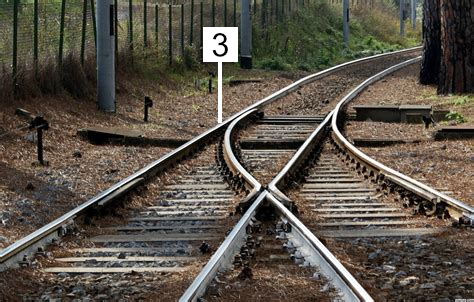
#> input picture src/boardcomputer/image_analysis/tests/images/old_ocr_test.png, 474 x 302 px
$ jupyter execute --allow-errors image_analysis_dev.ipynb   (shell and % lines are left out)   (older library calls are emulated)
#> lines starting #> are read from the running program, lines starting #| are printed output that depends on the picture; after the words box and inside, x2 and y2 are one past the last pixel; in counts of white or black regions, pixels touching at a corner belong together
# image analysis
This notebook is used to easily test the image analysis manually

## Test using the actual module:

#> (a cell that did not finish here is left out)

## Train the neural network:

[cell 2]
# imports
import cv2
import numpy as np
import matplotlib as mpl
from matplotlib import pyplot as plt

[cell 3]
# where am I?
import os
print(os.getcwd())

[cell 4]
# this makes the images a bit larger
mpl.rcParams['figure.dpi']= 200
plt.rcParams["figure.figsize"] = (10,20)

# plots directly in the notebook

# if you have a high-dpi monitor

## Tests:

**convert image to gray**

[cell 5]
image_bgr = cv2.imread('tests/images/old_ocr_test.png')
#> image_bgr is the input picture: shape (302, 474, 3); mean B, G, R 73.4, 83.9, 90.8
image_rgb = cv2.cvtColor(image_bgr, cv2.COLOR_BGR2RGB)

plt.subplot(121)
plt.imshow(image_rgb)

plt.subplot(122)
image_gray = cv2.cvtColor(image_rgb, cv2.COLOR_RGB2GRAY)
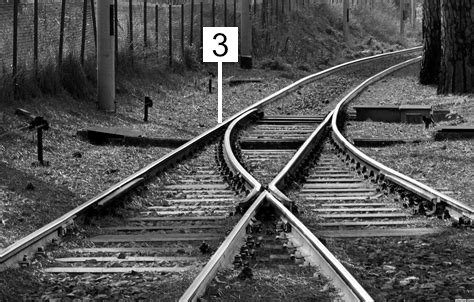
#> image_gray: shape (302, 474); min 0, max 255, mean 84.7
plt.imshow(image_gray, cmap="gray")
plt.show()
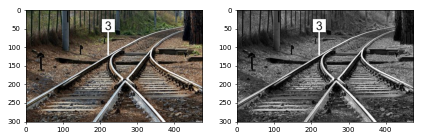
#> figure drawn by matplotlib, 2 panels

[cell 6]
plt.imshow(image_gray, cmap="gray")

**get only white parts of image**

[cell 7]
image_gray = cv2.cvtColor(image_rgb, cv2.COLOR_RGB2GRAY)
ret,thresh = cv2.threshold(image_gray,254,255,0)
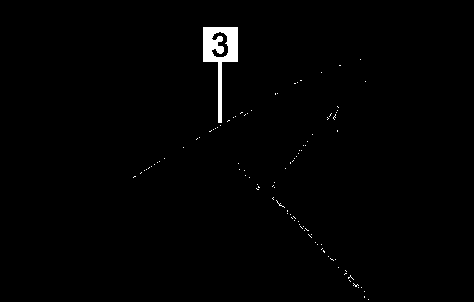
#> thresh: shape (302, 474); 1% white; 100 white regions (99 under 20 px)
im2, contours, hierarchy = cv2.findContours(thresh,cv2.RETR_TREE,cv2.CHAIN_APPROX_SIMPLE)
#> contours = 101 contours, 99 with area under 20; largest, box (x1, y1, x2, y2) and area: (203, 27, 238, 123) 1340, (211, 31, 229, 58) 248
plt.imshow(im2,cmap="gray")

[cell 8]
image_white = image_gray > 254
#> image_white: shape (302, 474) bool; 1% white; 100 white regions (99 under 20 px), largest, box (x1, y1, x2, y2) and area: (203, 27, 238, 123) 1271
plt.imshow(image_white, cmap="gray")
